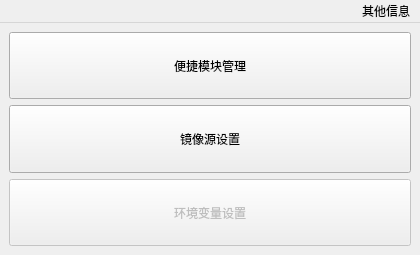
<?xml version="1.0" encoding="UTF-8"?>
<ui version="4.0">
 <class>MainWin</class>
 <widget class="QMainWindow" name="MainWin">
  <property name="geometry">
   <rect>
    <x>0</x>
    <y>0</y>
    <width>420</width>
    <height>255</height>
   </rect>
  </property>
  <property name="minimumSize">
   <size>
    <width>420</width>
    <height>255</height>
   </size>
  </property>
  <property name="maximumSize">
   <size>
    <width>420</width>
    <height>255</height>
   </size>
  </property>
  <property name="font">
   <font>
    <family>Microsoft YaHei UI</family>
   </font>
  </property>
  <property name="windowTitle">
   <string>AwesomePyKit</string>
  </property>
  <widget class="QWidget" name="centralwidget">
   <layout class="QVBoxLayout" name="verticalLayout_2">
    <item>
     <layout class="QVBoxLayout" name="verticalLayout">
      <item>
       <widget class="QPushButton" name="btn_manPacks">
        <property name="sizePolicy">
         <sizepolicy hsizetype="Minimum" vsizetype="Minimum">
          <horstretch>0</horstretch>
          <verstretch>0</verstretch>
         </sizepolicy>
        </property>
        <property name="toolTip">
         <string>管理不同 Python 环境中的第三方模块、包、库。</string>
        </property>
        <property name="text">
         <string>便捷模块管理</string>
        </property>
       </widget>
      </item>
      <item>
       <widget class="QPushButton" name="btn_setIndex">
        <property name="sizePolicy">
         <sizepolicy hsizetype="Minimum" vsizetype="Minimum">
          <horstretch>0</horstretch>
          <verstretch>0</verstretch>
         </sizepolicy>
        </property>
        <property name="toolTip">
         <string>设置 pip 全局镜像源地址。</string>
        </property>
        <property name="text">
         <string>镜像源设置</string>
        </property>
       </widget>
      </item>
      <item>
       <widget class="QPushButton" name="btn_setPATH">
        <property name="enabled">
         <bool>false</bool>
        </property>
        <property name="sizePolicy">
         <sizepolicy hsizetype="Minimum" vsizetype="Minimum">
          <horstretch>0</horstretch>
          <verstretch>0</verstretch>
         </sizepolicy>
        </property>
        <property name="toolTip">
         <string>（功能尚未完成）将 Python 安装目录路径添加进环境变量 PATH。</string>
        </property>
        <property name="text">
         <string>环境变量设置</string>
        </property>
       </widget>
      </item>
     </layout>
    </item>
   </layout>
  </widget>
  <widget class="QMenuBar" name="menubar">
   <property name="geometry">
    <rect>
     <x>0</x>
     <y>0</y>
     <width>420</width>
     <height>26</height>
    </rect>
   </property>
   <property name="layoutDirection">
    <enum>Qt::RightToLeft</enum>
   </property>
   <widget class="QMenu" name="menu_help">
    <property name="title">
     <string>其他信息</string>
    </property>
    <addaction name="description"/>
    <addaction name="about"/>
   </widget>
   <addaction name="menu_help"/>
  </widget>
  <action name="description">
   <property name="text">
    <string>功能说明</string>
   </property>
   <property name="font">
    <font>
     <family>Microsoft YaHei UI</family>
    </font>
   </property>
  </action>
  <action name="about">
   <property name="text">
    <string>关于软件</string>
   </property>
   <property name="font">
    <font>
     <family>Microsoft YaHei UI</family>
    </font>
   </property>
  </action>
  <action name="contribution">
   <property name="text">
    <string>参与贡献</string>
   </property>
  </action>
 </widget>
 <resources/>
 <connections/>
</ui>
